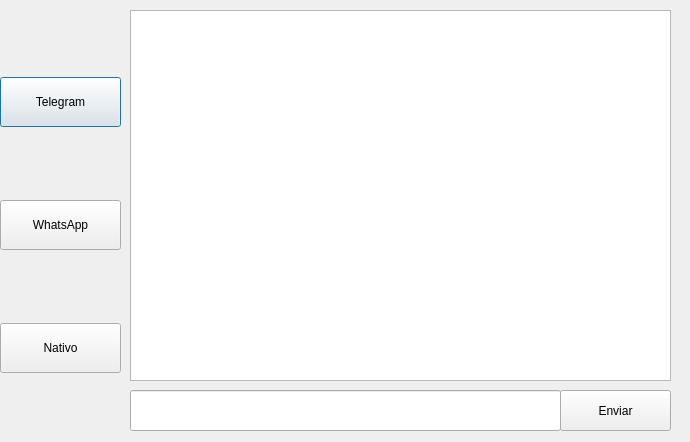
<?xml version="1.0" encoding="UTF-8"?>
<ui version="4.0">
 <class>Dialog</class>
 <widget class="QDialog" name="Dialog">
  <property name="geometry">
   <rect>
    <x>0</x>
    <y>0</y>
    <width>690</width>
    <height>442</height>
   </rect>
  </property>
  <property name="windowTitle">
   <string>Dialog</string>
  </property>
  <widget class="QWidget" name="verticalLayoutWidget">
   <property name="geometry">
    <rect>
     <x>0</x>
     <y>10</y>
     <width>121</width>
     <height>431</height>
    </rect>
   </property>
   <layout class="QVBoxLayout" name="verticalLayout">
    <item>
     <widget class="QPushButton" name="TelegramButton">
      <property name="minimumSize">
       <size>
        <width>100</width>
        <height>50</height>
       </size>
      </property>
      <property name="text">
       <string>Telegram</string>
      </property>
     </widget>
    </item>
    <item>
     <widget class="QPushButton" name="WhatsappButton">
      <property name="minimumSize">
       <size>
        <width>100</width>
        <height>50</height>
       </size>
      </property>
      <property name="text">
       <string>WhatsApp</string>
      </property>
     </widget>
    </item>
    <item>
     <widget class="QPushButton" name="NativoButton">
      <property name="minimumSize">
       <size>
        <width>100</width>
        <height>50</height>
       </size>
      </property>
      <property name="text">
       <string>Nativo</string>
      </property>
     </widget>
    </item>
   </layout>
  </widget>
  <widget class="QListView" name="MensagemList">
   <property name="geometry">
    <rect>
     <x>130</x>
     <y>10</y>
     <width>541</width>
     <height>371</height>
    </rect>
   </property>
   <property name="movement">
    <enum>QListView::Free</enum>
   </property>
   <property name="flow">
    <enum>QListView::TopToBottom</enum>
   </property>
  </widget>
  <widget class="QPushButton" name="EnviarButton">
   <property name="geometry">
    <rect>
     <x>560</x>
     <y>390</y>
     <width>111</width>
     <height>41</height>
    </rect>
   </property>
   <property name="text">
    <string>Enviar</string>
   </property>
  </widget>
  <widget class="QLineEdit" name="MensagemText">
   <property name="geometry">
    <rect>
     <x>130</x>
     <y>390</y>
     <width>431</width>
     <height>41</height>
    </rect>
   </property>
  </widget>
 </widget>
 <resources/>
 <connections/>
</ui>
